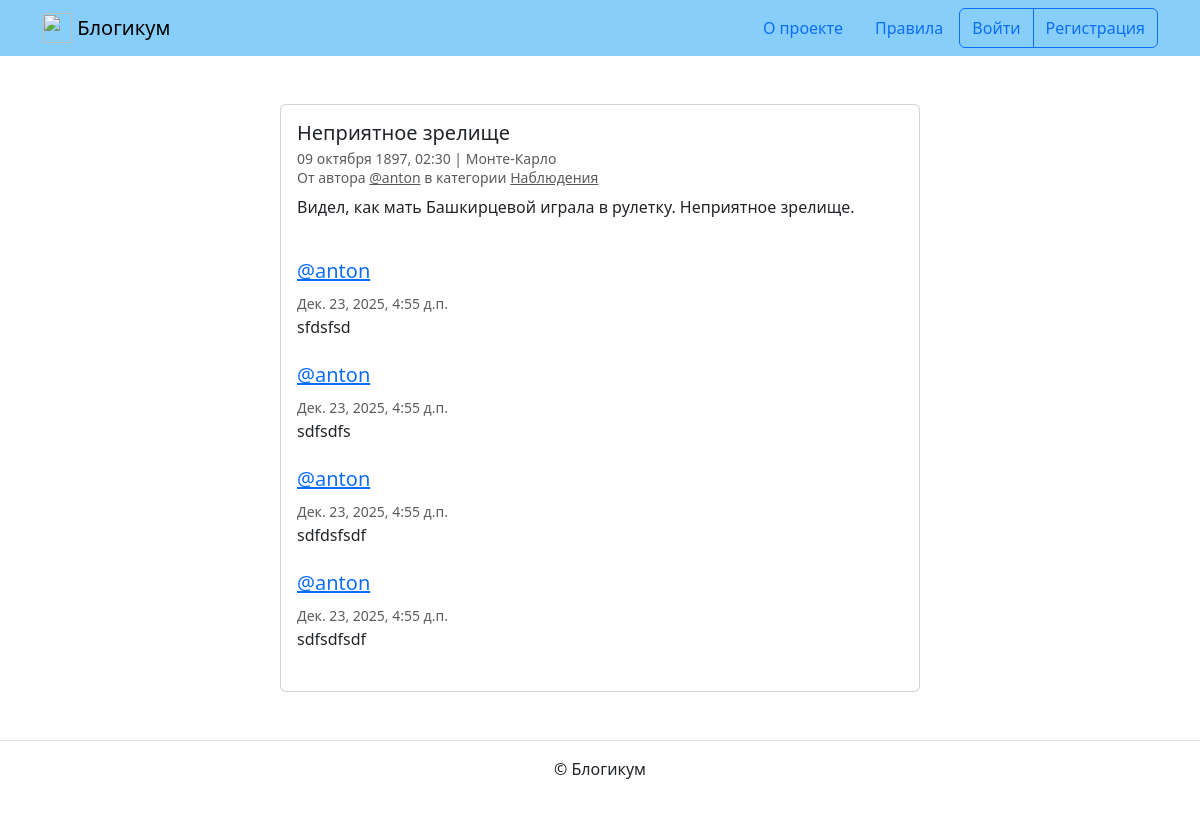
The app's page /posts/21/ with its own data.
### blog/models.py (models this page shows, shortened)
class Post(models.Model):
    title = models.CharField(max_length=256, verbose_name='Заголовок')
    text = models.TextField(verbose_name='Текст')
    pub_date = models.DateTimeField(
        verbose_name='Дата и время публикации',
        help_text='Если установить дату и время в будущем — '
                  'можно делать отложенные публикации.'
    )
    author = models.ForeignKey(
        User,
        on_delete=models.CASCADE,
        verbose_name='Автор публикации',
        related_name='posts'
    )
    location = models.ForeignKey(
        Location,
        on_delete=models.SET_NULL,
        null=True,
        blank=True,
        verbose_name='Местоположение'
    )
    category = models.ForeignKey(
        Category,
        on_delete=models.SET_NULL,
        null=True,
        verbose_name='Категория'
    )
    is_published = models.BooleanField(
        default=True,
        verbose_name='Опубликовано',
        help_text='Снимите галочку, '
                  'чтобы скрыть публикацию.'
    )
    image = models.ImageField('Фото', upload_to='images', blank=True)
    created_at = models.DateTimeField(
        auto_now_add=True,
        verbose_name='Добавлено'
    )
    class Meta:
        verbose_name = 'публикация'
        verbose_name_plural = 'Публикации'
        ordering = ['-pub_date']

class Location(models.Model):
    name = models.CharField(max_length=256, verbose_name='Название места')
    is_published = models.BooleanField(
        default=True,
        verbose_name='Опубликовано',
        help_text='Снимите галочку, '
                  'чтобы скрыть публикацию.'
    )
    created_at = models.DateTimeField(auto_now_add=True,
                                      verbose_name='Добавлено')
    class Meta:
        verbose_name = 'местоположение'
        verbose_name_plural = 'Местоположения'

class Category(models.Model):
    title = models.CharField(max_length=256, verbose_name='Заголовок')
    description = models.TextField(verbose_name='Описание')
    slug = models.SlugField(
        unique=True,
        verbose_name='Идентификатор',
        help_text='Идентификатор страницы для URL; '
                  'разрешены символы латиницы, цифры, дефис и подчёркивание.'
    )
    is_published = models.BooleanField(
        default=True,
        verbose_name='Опубликовано',
        help_text='Снимите галочку, '
                  'чтобы скрыть публикацию.'
    )
    created_at = models.DateTimeField(auto_now_add=True,
                                      verbose_name='Добавлено')
    class Meta:
        verbose_name = 'категория'
        verbose_name_plural = 'Категории'

class Comment(models.Model):
    text = models.TextField(verbose_name='Текст')
    author = models.ForeignKey(
        User,
        on_delete=models.CASCADE,
        verbose_name='Автор комментария'
    )
    post = models.ForeignKey(
        Post, on_delete=models.CASCADE,
        null=True,
        verbose_name='Публикация',
        related_name='comments'
    )
    created_at = models.DateTimeField(
        auto_now_add=True, verbose_name='Добавлено'
    )
    class Meta:
        verbose_name = 'комментарий'
        verbose_name_plural = 'комментарии'
        ordering = ('created_at',)

### blog/views.py (the view)
# urls.py: path('posts/<int:post_id>/', views.PostDetailView.as_view(),
class PostDetailView(DetailView):
    model = Post
    template_name = 'blog/detail.html'
    def get_object(self):
        post = get_object_or_404(Post, id=self.kwargs['post_id'])
        if self.request.user == post.author:
            return post
        return get_object_or_404(
            get_posts_with_filters(apply_filters=True, add_comments=False),
            id=self.kwargs['post_id']
        )
    def get_context_data(self, **kwargs):
        context = super().get_context_data(**kwargs)
        context['form'] = CommentForm()
        context['comments'] = self.object.comments.select_related('author')
        return context

### blog/views.py (called while the page is built)
def get_posts_with_filters(posts_queryset=None,
                           apply_filters=True, add_comments=True):
    if posts_queryset is None:
        posts_queryset = Post.objects.all()
    if apply_filters:
        posts_queryset = posts_queryset.filter(
            is_published=True,
            pub_date__lte=timezone.now(),
            category__is_published=True
        )
    posts_queryset = posts_queryset.select_related(
        'author', 'category', 'location'
    )
    if add_comments:
        posts_queryset = posts_queryset.annotate(
            comment_count=Count('comments')
        )
    return posts_queryset

### templates/blog/detail.html (shortened to what this page needs)
{% extends "base.html" %}
{% block content %}
  <div class="col d-flex justify-content-center">
    <div class="card" style="width: 40rem;">
      <div class="card-body">
        <h5 class="card-title">{{ post.title }}</h5>
        <h6 class="card-subtitle mb-2 text-muted">
          <small>
            {{ post.pub_date|date:"d E Y, H:i" }} | {% if post.location and post.location.is_published %}{{ post.location.name }}{% else %}Планета Земля{% endif %}<br>
            От автора <a class="text-muted" href="{% url 'blog:profile' post.author.username %}">@{{ post.author.username }}</a> в
            категории {% include "includes/category_link.html" %}
          </small>
        </h6>
        <p class="card-text">{{ post.text|linebreaksbr }}</p>
        {% include "includes/comments.html" %}
      </div>
    </div>
  </div>
{% endblock %}

### templates/includes/category_link.html
<a class="text-muted" href="{% url 'blog:category_posts' post.category.slug %}">
  {{ post.category.title }}
</a>

### templates/includes/comments.html (shortened to what this page needs)
{% if user.is_authenticated %}
  {% load django_bootstrap5 %}
{% endif %}
<br>
{% for comment in comments %}
  <div class="media mb-4">
    <div class="media-body">
      <h5 class="mt-0">
        <a href="{% url 'blog:profile' comment.author.username %}" name="comment_{{ comment.id }}">
          @{{ comment.author.username }}
        </a>
      </h5>
      <small class="text-muted">{{ comment.created_at }}</small>
      <br>
      {{ comment.text|linebreaksbr }}
    </div>
  </div>
{% endfor %}

### records on screen
Post: title "Неприятное зрелище", pub_date "09 октября 1897, 02:30", location.name "Монте-Карло", author.username "anton", category "Наблюдения", text "Видел, как мать Башкирцевой играла в рулетку. Неприятное зрелище."
Comment: author.username "anton", created_at "Дек. 23, 2025, 4:55 д.п.", text "sfdsfsd"
Comment: author.username "anton", created_at "Дек. 23, 2025, 4:55 д.п.", text "sdfsdfs"
Comment: author.username "anton", created_at "Дек. 23, 2025, 4:55 д.п.", text "sdfdsfsdf"
Comment: author.username "anton", created_at "Дек. 23, 2025, 4:55 д.п.", text "sdfsdfsdf"
